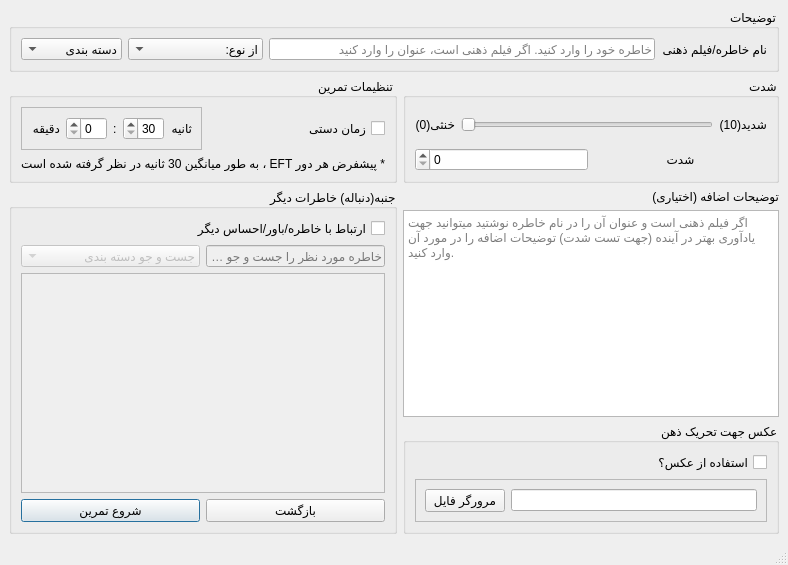
<?xml version="1.0" encoding="UTF-8"?>
<ui version="4.0">
 <class>MainWindow</class>
 <widget class="QMainWindow" name="MainWindow">
  <property name="geometry">
   <rect>
    <x>0</x>
    <y>0</y>
    <width>788</width>
    <height>565</height>
   </rect>
  </property>
  <property name="focusPolicy">
   <enum>Qt::ClickFocus</enum>
  </property>
  <property name="windowTitle">
   <string>تمرین جدید</string>
  </property>
  <widget class="QWidget" name="centralwidget">
   <layout class="QGridLayout" name="gridLayout_3">
    <item row="1" column="0">
     <widget class="QGroupBox" name="groupBox_3">
      <property name="layoutDirection">
       <enum>Qt::RightToLeft</enum>
      </property>
      <property name="title">
       <string>تنظیمات تمرین</string>
      </property>
      <layout class="QVBoxLayout" name="verticalLayout_3">
       <item>
        <layout class="QHBoxLayout" name="horizontalLayout_6">
         <item>
          <widget class="QCheckBox" name="chkbxmanualduration">
           <property name="text">
            <string>زمان دستی</string>
           </property>
          </widget>
         </item>
         <item>
          <widget class="QFrame" name="frmmanualtime">
           <property name="frameShape">
            <enum>QFrame::StyledPanel</enum>
           </property>
           <property name="frameShadow">
            <enum>QFrame::Raised</enum>
           </property>
           <layout class="QGridLayout" name="gridLayout_2">
            <item row="0" column="0">
             <layout class="QHBoxLayout" name="horizontalLayout_5">
              <item>
               <widget class="QLabel" name="label_9">
                <property name="text">
                 <string>ثانیه</string>
                </property>
               </widget>
              </item>
              <item>
               <widget class="QSpinBox" name="sbsec">
                <property name="minimum">
                 <number>30</number>
                </property>
                <property name="maximum">
                 <number>59</number>
                </property>
               </widget>
              </item>
              <item>
               <widget class="QLabel" name="label_6">
                <property name="text">
                 <string>:</string>
                </property>
               </widget>
              </item>
              <item>
               <widget class="QSpinBox" name="sbminut">
                <property name="maximum">
                 <number>60</number>
                </property>
               </widget>
              </item>
              <item>
               <widget class="QLabel" name="label_8">
                <property name="text">
                 <string>دقیقه</string>
                </property>
               </widget>
              </item>
             </layout>
            </item>
           </layout>
          </widget>
         </item>
        </layout>
       </item>
       <item>
        <widget class="QLabel" name="label_7">
         <property name="text">
          <string>* پیشفرض هر دور EFT ، به طور میانگین 30 ثانیه در نظر گرفته شده است</string>
         </property>
        </widget>
       </item>
      </layout>
     </widget>
    </item>
    <item row="0" column="0" colspan="6">
     <widget class="QGroupBox" name="groupBox">
      <property name="layoutDirection">
       <enum>Qt::RightToLeft</enum>
      </property>
      <property name="title">
       <string>توضیحات</string>
      </property>
      <layout class="QHBoxLayout" name="horizontalLayout_4">
       <item>
        <layout class="QHBoxLayout" name="horizontalLayout_2">
         <item>
          <widget class="QLabel" name="label">
           <property name="text">
            <string>نام خاطره/فیلم ذهنی</string>
           </property>
          </widget>
         </item>
         <item>
          <widget class="QLineEdit" name="leprobname">
           <property name="placeholderText">
            <string>خاطره خود را وارد کنید. اگر فیلم ذهنی است، عنوان را وارد کنید</string>
           </property>
          </widget>
         </item>
        </layout>
       </item>
       <item>
        <widget class="QComboBox" name="cbtype">
         <property name="layoutDirection">
          <enum>Qt::RightToLeft</enum>
         </property>
         <item>
          <property name="text">
           <string>:از نوع</string>
          </property>
         </item>
         <item>
          <property name="text">
           <string>خاطره</string>
          </property>
         </item>
         <item>
          <property name="text">
           <string>فیلم ذهنی</string>
          </property>
         </item>
         <item>
          <property name="text">
           <string>احساس(فیزیکی)</string>
          </property>
         </item>
         <item>
          <property name="text">
           <string>احساس(غیر فیزیکی)</string>
          </property>
         </item>
        </widget>
       </item>
       <item>
        <widget class="QComboBox" name="cbcateg">
         <item>
          <property name="text">
           <string>دسته بندی</string>
          </property>
         </item>
         <item>
          <property name="text">
           <string>ثروت</string>
          </property>
         </item>
         <item>
          <property name="text">
           <string>روابط</string>
          </property>
         </item>
         <item>
          <property name="text">
           <string>سلامتی</string>
          </property>
         </item>
         <item>
          <property name="text">
           <string>معنویت</string>
          </property>
         </item>
         <item>
          <property name="text">
           <string>رشد شخصی</string>
          </property>
         </item>
         <item>
          <property name="text">
           <string>خاطره دردناک</string>
          </property>
         </item>
         <item>
          <property name="text">
           <string>غیره</string>
          </property>
         </item>
        </widget>
       </item>
      </layout>
     </widget>
    </item>
    <item row="2" column="0">
     <widget class="QGroupBox" name="groupBox_4">
      <property name="layoutDirection">
       <enum>Qt::RightToLeft</enum>
      </property>
      <property name="title">
       <string>جنبه(دنباله) خاطرات دیگر</string>
      </property>
      <layout class="QVBoxLayout" name="verticalLayout_4">
       <item>
        <widget class="QCheckBox" name="cbrelate">
         <property name="text">
          <string>ارتباط با خاطره/باور/احساس دیگر</string>
         </property>
        </widget>
       </item>
       <item>
        <layout class="QHBoxLayout" name="horizontalLayout_7">
         <item>
          <widget class="QLineEdit" name="lesearchmem">
           <property name="enabled">
            <bool>false</bool>
           </property>
           <property name="sizePolicy">
            <sizepolicy hsizetype="Minimum" vsizetype="Minimum">
             <horstretch>0</horstretch>
             <verstretch>0</verstretch>
            </sizepolicy>
           </property>
           <property name="placeholderText">
            <string>خاطره مورد نظر را جست و جو کنید...</string>
           </property>
          </widget>
         </item>
         <item>
          <widget class="QComboBox" name="cbsearchcat">
           <property name="enabled">
            <bool>false</bool>
           </property>
           <item>
            <property name="text">
             <string>جست و جو دسته بندی</string>
            </property>
           </item>
           <item>
            <property name="text">
             <string>ثروت</string>
            </property>
           </item>
           <item>
            <property name="text">
             <string>روابط</string>
            </property>
           </item>
          </widget>
         </item>
        </layout>
       </item>
       <item>
        <widget class="QListWidget" name="lwsearch">
         <property name="enabled">
          <bool>false</bool>
         </property>
         <property name="sizePolicy">
          <sizepolicy hsizetype="Minimum" vsizetype="Minimum">
           <horstretch>0</horstretch>
           <verstretch>0</verstretch>
          </sizepolicy>
         </property>
        </widget>
       </item>
       <item>
        <layout class="QHBoxLayout" name="horizontalLayout_8">
         <item>
          <widget class="QPushButton" name="btnback">
           <property name="text">
            <string>بازگشت</string>
           </property>
          </widget>
         </item>
         <item>
          <widget class="QPushButton" name="btnstart">
           <property name="focusPolicy">
            <enum>Qt::ClickFocus</enum>
           </property>
           <property name="text">
            <string>شروع تمرین</string>
           </property>
           <property name="autoDefault">
            <bool>true</bool>
           </property>
           <property name="default">
            <bool>true</bool>
           </property>
          </widget>
         </item>
        </layout>
       </item>
      </layout>
     </widget>
    </item>
    <item row="2" column="1" colspan="5">
     <layout class="QVBoxLayout" name="verticalLayout_2">
      <item>
       <widget class="QLabel" name="label_5">
        <property name="text">
         <string>توضیحات اضافه (اختیاری)</string>
        </property>
       </widget>
      </item>
      <item>
       <widget class="QTextEdit" name="teadditionaldescription">
        <property name="layoutDirection">
         <enum>Qt::RightToLeft</enum>
        </property>
        <property name="placeholderText">
         <string>اگر فیلم ذهنی است و عنوان آن را در نام خاطره نوشتید میتوانید جهت یادآوری بهتر در آینده (جهت تست شدت) توضیحات اضافه را در مورد آن وارد کنید.</string>
        </property>
       </widget>
      </item>
      <item>
       <widget class="QGroupBox" name="groupBox_5">
        <property name="layoutDirection">
         <enum>Qt::RightToLeft</enum>
        </property>
        <property name="title">
         <string>عکس جهت تحریک ذهن</string>
        </property>
        <layout class="QVBoxLayout" name="verticalLayout_5">
         <item>
          <widget class="QCheckBox" name="cbfile">
           <property name="text">
            <string>استفاده از عکس؟</string>
           </property>
          </widget>
         </item>
         <item>
          <widget class="QFrame" name="frmd">
           <property name="frameShape">
            <enum>QFrame::StyledPanel</enum>
           </property>
           <property name="frameShadow">
            <enum>QFrame::Raised</enum>
           </property>
           <layout class="QHBoxLayout" name="horizontalLayout_9">
            <item>
             <widget class="QLineEdit" name="leadress"/>
            </item>
            <item>
             <widget class="QPushButton" name="btnfiledialog">
              <property name="text">
               <string>مرورگر فایل</string>
              </property>
             </widget>
            </item>
           </layout>
          </widget>
         </item>
        </layout>
       </widget>
      </item>
     </layout>
    </item>
    <item row="1" column="1" colspan="5">
     <widget class="QGroupBox" name="groupBox_2">
      <property name="layoutDirection">
       <enum>Qt::RightToLeft</enum>
      </property>
      <property name="title">
       <string>شدت</string>
      </property>
      <layout class="QGridLayout" name="gridLayout">
       <item row="0" column="0">
        <layout class="QVBoxLayout" name="verticalLayout">
         <item>
          <layout class="QHBoxLayout" name="horizontalLayout_3">
           <item>
            <widget class="QLabel" name="label_3">
             <property name="text">
              <string>شدید(10)</string>
             </property>
            </widget>
           </item>
           <item>
            <widget class="QSlider" name="hsintensity">
             <property name="layoutDirection">
              <enum>Qt::LeftToRight</enum>
             </property>
             <property name="maximum">
              <number>10</number>
             </property>
             <property name="pageStep">
              <number>5</number>
             </property>
             <property name="orientation">
              <enum>Qt::Horizontal</enum>
             </property>
             <property name="tickInterval">
              <number>0</number>
             </property>
            </widget>
           </item>
           <item>
            <widget class="QLabel" name="label_4">
             <property name="text">
              <string>خنثی(0)</string>
             </property>
            </widget>
           </item>
          </layout>
         </item>
         <item>
          <layout class="QHBoxLayout" name="horizontalLayout">
           <item>
            <widget class="QLabel" name="label_2">
             <property name="text">
              <string>شدت</string>
             </property>
             <property name="alignment">
              <set>Qt::AlignCenter</set>
             </property>
            </widget>
           </item>
           <item>
            <widget class="QSpinBox" name="sbintensity">
             <property name="maximum">
              <number>10</number>
             </property>
            </widget>
           </item>
          </layout>
         </item>
        </layout>
       </item>
      </layout>
     </widget>
    </item>
   </layout>
  </widget>
  <widget class="QMenuBar" name="menubar">
   <property name="geometry">
    <rect>
     <x>0</x>
     <y>0</y>
     <width>788</width>
     <height>26</height>
    </rect>
   </property>
  </widget>
  <widget class="QStatusBar" name="statusbar"/>
 </widget>
 <tabstops>
  <tabstop>btnback</tabstop>
  <tabstop>sbsec</tabstop>
  <tabstop>sbminut</tabstop>
  <tabstop>leprobname</tabstop>
  <tabstop>cbtype</tabstop>
  <tabstop>cbcateg</tabstop>
  <tabstop>cbrelate</tabstop>
  <tabstop>lesearchmem</tabstop>
  <tabstop>cbsearchcat</tabstop>
  <tabstop>lwsearch</tabstop>
  <tabstop>chkbxmanualduration</tabstop>
  <tabstop>teadditionaldescription</tabstop>
  <tabstop>hsintensity</tabstop>
  <tabstop>sbintensity</tabstop>
 </tabstops>
 <resources/>
 <connections>
  <connection>
   <sender>hsintensity</sender>
   <signal>valueChanged(int)</signal>
   <receiver>sbintensity</receiver>
   <slot>setValue(int)</slot>
   <hints>
    <hint type="sourcelabel">
     <x>540</x>
     <y>137</y>
    </hint>
    <hint type="destinationlabel">
     <x>601</x>
     <y>179</y>
    </hint>
   </hints>
  </connection>
  <connection>
   <sender>sbintensity</sender>
   <signal>valueChanged(int)</signal>
   <receiver>hsintensity</receiver>
   <slot>setValue(int)</slot>
   <hints>
    <hint type="sourcelabel">
     <x>504</x>
     <y>181</y>
    </hint>
    <hint type="destinationlabel">
     <x>514</x>
     <y>146</y>
    </hint>
   </hints>
  </connection>
  <connection>
   <sender>chkbxmanualduration</sender>
   <signal>toggled(bool)</signal>
   <receiver>frmmanualtime</receiver>
   <slot>setVisible(bool)</slot>
   <hints>
    <hint type="sourcelabel">
     <x>399</x>
     <y>152</y>
    </hint>
    <hint type="destinationlabel">
     <x>211</x>
     <y>136</y>
    </hint>
   </hints>
  </connection>
  <connection>
   <sender>cbrelate</sender>
   <signal>toggled(bool)</signal>
   <receiver>lesearchmem</receiver>
   <slot>setEnabled(bool)</slot>
   <hints>
    <hint type="sourcelabel">
     <x>135</x>
     <y>256</y>
    </hint>
    <hint type="destinationlabel">
     <x>221</x>
     <y>275</y>
    </hint>
   </hints>
  </connection>
  <connection>
   <sender>cbrelate</sender>
   <signal>toggled(bool)</signal>
   <receiver>cbsearchcat</receiver>
   <slot>setEnabled(bool)</slot>
   <hints>
    <hint type="sourcelabel">
     <x>192</x>
     <y>243</y>
    </hint>
    <hint type="destinationlabel">
     <x>81</x>
     <y>277</y>
    </hint>
   </hints>
  </connection>
  <connection>
   <sender>cbrelate</sender>
   <signal>toggled(bool)</signal>
   <receiver>lwsearch</receiver>
   <slot>setEnabled(bool)</slot>
   <hints>
    <hint type="sourcelabel">
     <x>286</x>
     <y>243</y>
    </hint>
    <hint type="destinationlabel">
     <x>313</x>
     <y>355</y>
    </hint>
   </hints>
  </connection>
  <connection>
   <sender>cbfile</sender>
   <signal>toggled(bool)</signal>
   <receiver>frmd</receiver>
   <slot>setVisible(bool)</slot>
   <hints>
    <hint type="sourcelabel">
     <x>755</x>
     <y>455</y>
    </hint>
    <hint type="destinationlabel">
     <x>629</x>
     <y>476</y>
    </hint>
   </hints>
  </connection>
 </connections>
</ui>
